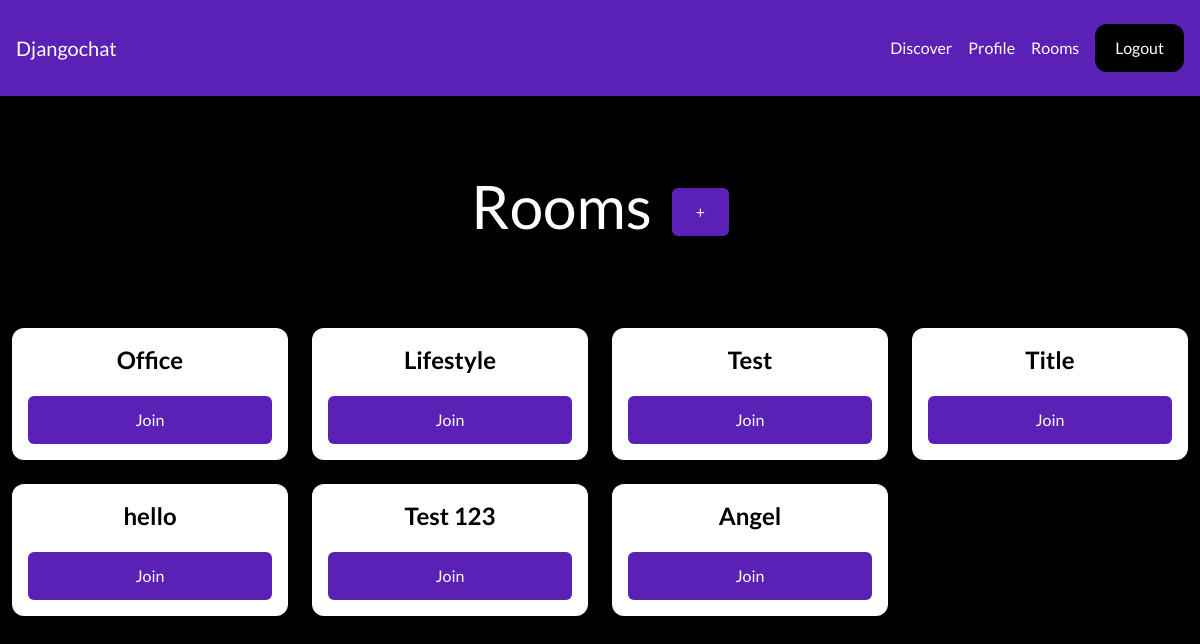
/rooms/ (signed in), run on the app's committed database.
### room/models.py (models this page shows, shortened)
class Room(models.Model):
    name = models.CharField(max_length=255)
    slug = models.SlugField(unique=True)

### room/views.py (the view)
# urls.py: path('rooms/', include('room.urls')),
@login_required
def rooms(request):
    rooms = Room.objects.all()
    return render(request, 'room/rooms.html', {'rooms': rooms})

### room/templates/room/rooms.html (shortened to what this page needs)
{% extends 'core/base.html' %}
{% block content %}
<div class="p-10 lg:p-20 text-center flex gap-5 justify-center">
    <h1 class="text-3xl lg:text-6xl text-white">Rooms</h1>
    <a href="/rooms/add/" class="self-end"><div class="btn_primary">+</div></a>
</div>
<div class="w-full flex flex-wrap items-center">
    {% for room in rooms %}
    <div class="w-full lg:w-1/4 px-3 py-3">
        <div class="p-4 bg-white shadow rounded-xl text-center">
            <h2 class="mb-5 text-2xl font-semibold">{{ room.name}}</h2>
            <a href="{% url 'room' room.slug %}" class="btn_primary block">Join</a>
        </div>
    </div>
    {% endfor %}
</div>
{% endblock %}

### static/css/custom.css (style rules this page uses)
.btn_primary { padding: 0.75rem 1.5rem; background-color: #5b21b6; color: #fff; border-radius: 0.375rem; transition: background-color 0.3s ease; }

### data on the page
Room: name "Office"
Room: name "Lifestyle"
Room: name "Test"
Room: name "Title"
Room: name "hello"
Room: name "Test 123"
Room: name "Angel"
